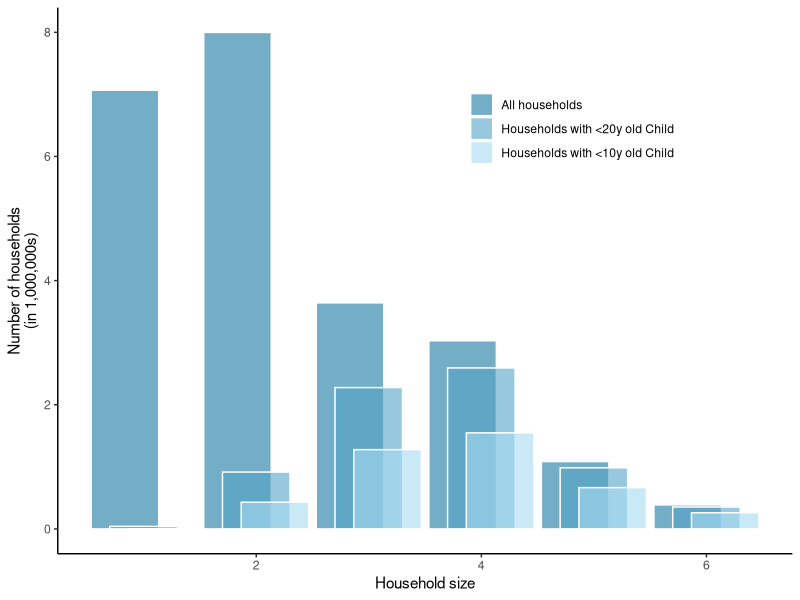
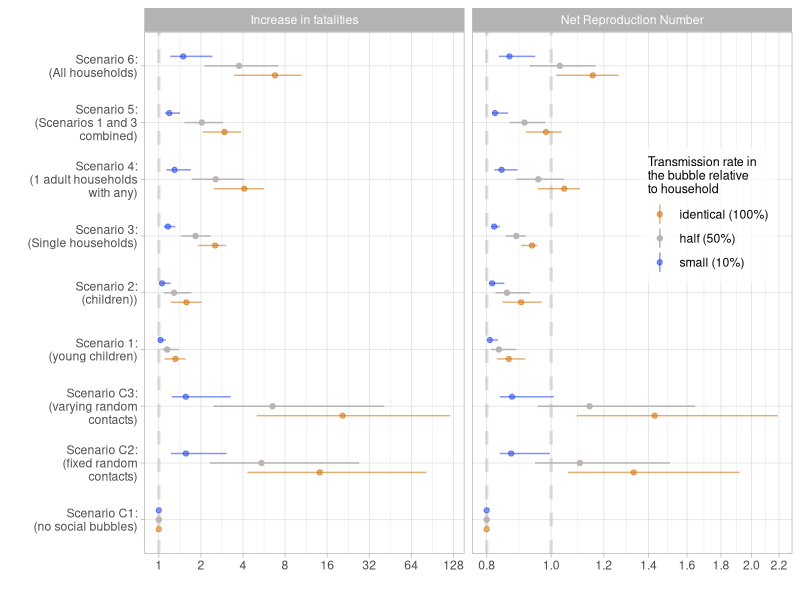
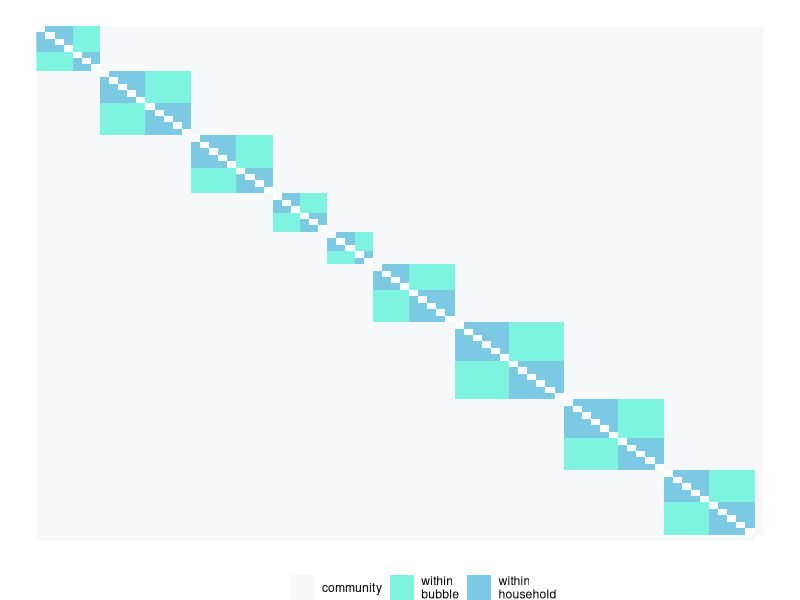
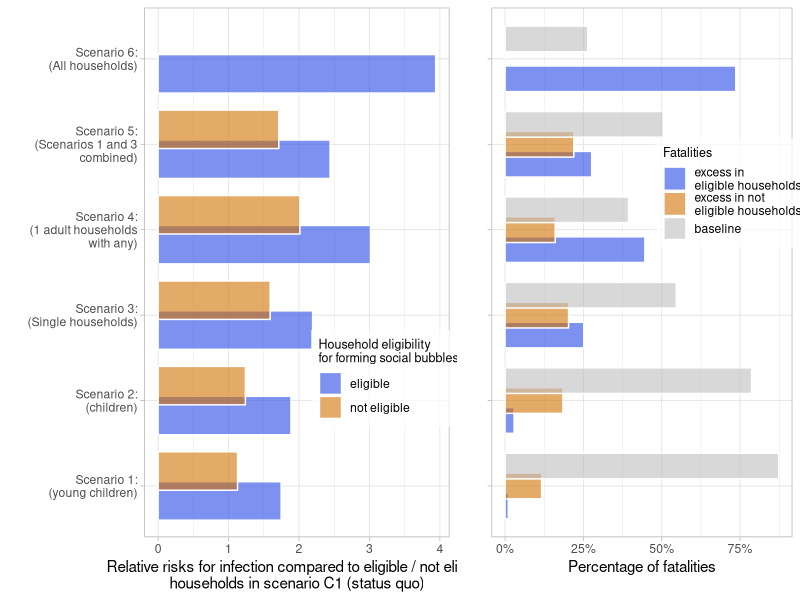
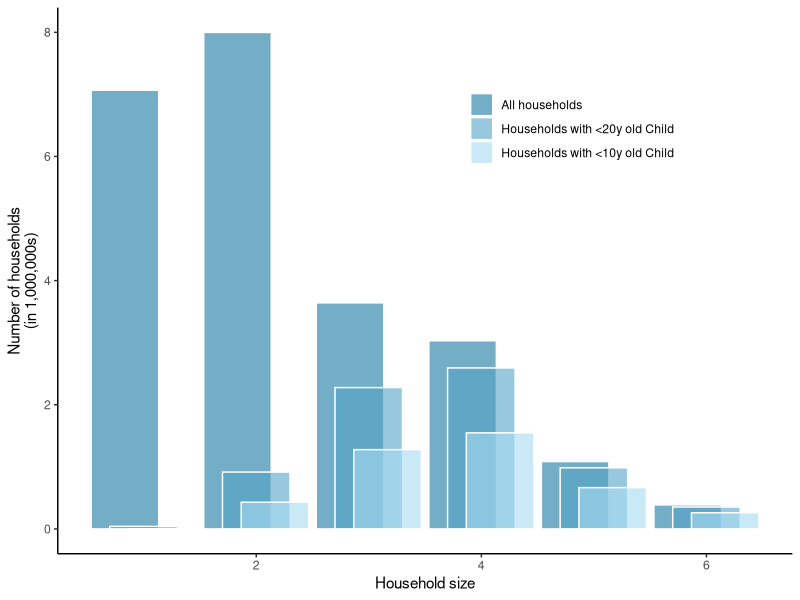
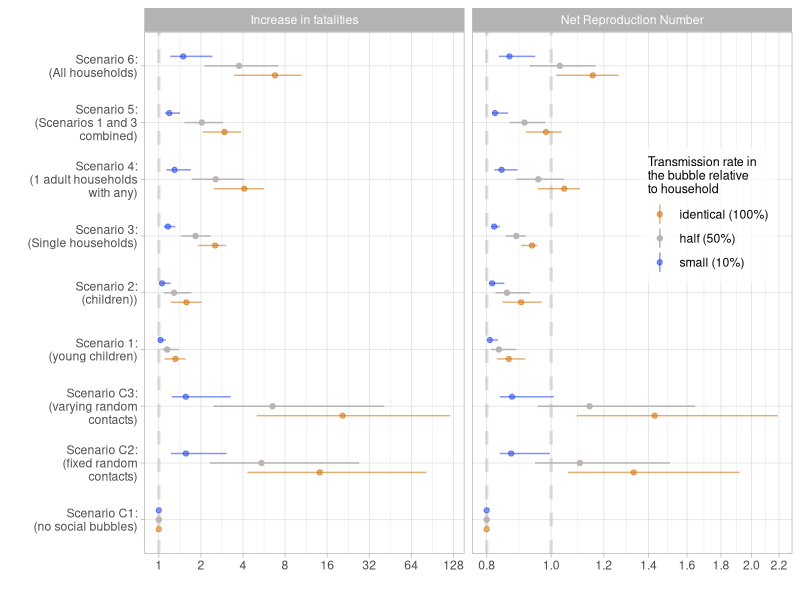
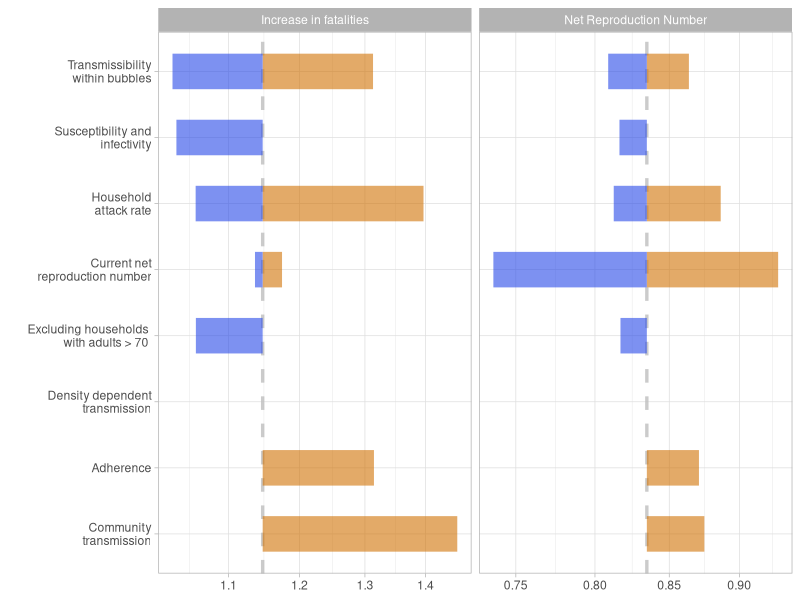
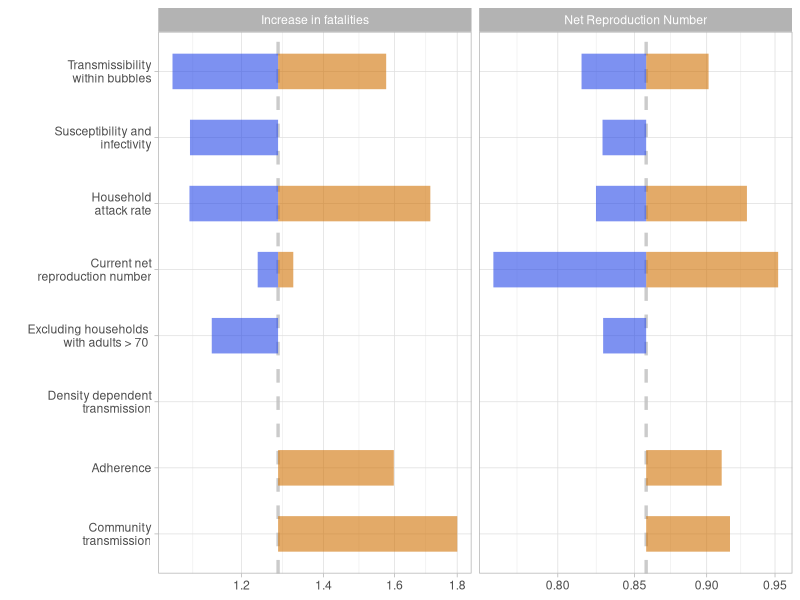

Source code (R) for these figures, in order:
#########
# plotting scripts 
# for "The effectiveness of social bubbles as part of a Covid-19 lockdown exit strategy, a modelling study"
# by Leng et al
# author: Stefan Flasche


########################
#load packages
########################
require(reshape2)
require(tidyverse)
require(gridExtra)

########################
#read in data
########################
read.csv("HH.csv") %>% 
  melt(id = "Household.size") -> dt
read.csv("Tab_Rcurrent.csv") %>%
  select(-(12:14)) %>%                            
  rbind(read.csv("Tab_Dcurrent.csv") %>%
          mutate(Outcome = "Disease incidence increase")) %>% 
  mutate(Outcome = gsub("Disease incidence increase","Increase in fatalities",Outcome)) %>%
  mutate(Outcome = gsub("Fatality Incidence Increase","Increase in fatalities",Outcome))->  dt.res    


########################
#plot Household sizes
########################
# av HH size
dt %>%
  group_by(variable) %>% summarise(avHHsize=sum(Household.size*value)/sum(value))

# proportion of HHs
dt %>%
  mutate(People = Household.size*value) %>%
  group_by(variable) %>% summarise(value= sum(value),
                                   People = sum(People))

#refactor
dt$variable = factor(dt$variable, c("All", "Children..20", "Children..10"))
Cat.names.replace = c("All"="All\nhouseholds", "Children..20"="Households with\n <20y old Child", "Children..10"="Households with\n <10y old Child")
Cat.names=c("All households", "Households with <20y old Child", "Households with <10y old Child")

# plot
dt %>%
  ggplot(aes(x=Household.size,y=value/1000000, fill=variable)) +
  geom_bar(stat = "identity", alpha=.6, position=position_dodge(width = .5), width = 1.8, color = "white") +
  scale_fill_manual(labels = Cat.names,
                    values=c("#1677a1","#54a4c7", "#a7dbf2")) +
  labs(x = "Household size", y = "Number of households\n(in 1,000,000s)", fill="") + 
  theme_classic() + theme(legend.position = c(0.7, 0.8))
ggsave("main_HHdistr.pdf", units = "cm", width = 14, height = 10)


########################
#plot Rs and deaths
########################
#filter for only the base case results
dt.res %>%
  filter(Parameter_set == "LSHTM" & 
           R_init == .8 &
           Mean_field_assumption == "Household" &
           Compliance == "Compliance") %>%
  mutate(TauB = fct_relevel(TauB, "identical", "half", "small")) -> dt.mainres

hline.dat <- data.frame(Outcome = c("Net Reproduction Number","Net Reproduction Number","Increase in fatalities"),
                        threshold = c(.8,1,1))

my_breaks <- function(x) { if (max(x) < 5) c(.8,1,1.2,1.4,1.6,1.8,2,2.2) else c(1,2,4,8,16,32,64,128) }

dt.mainres$Scenario = factor(dt.mainres$Scenario, c("C1", "C2", "C3","1", "2","3","4","5","6"))


dt.mainres %>% 
  ggplot(aes(x=Scenario, y=value, ymin=value_lo, ymax=value_hi, color=TauB)) +
  geom_hline(data = hline.dat, aes(yintercept = threshold), color = "grey", alpha=0.5, lty="dashed", lwd=1.15) +  
  geom_linerange(position = position_dodge(.5)) +
  geom_point(position = position_dodge(.5)) +
  labs(x="", y="", color="Transmission rate in\nthe bubble relative\nto household")+
  scale_color_manual(values = c("#d1720490","#bab5b3","#2748e890"),
                     labels = c("identical (100%)", "half (50%)", "small (10%)" )) +
  theme_light() + theme(legend.position = c(0.87, 0.65),
                        legend.background = element_rect(fill=alpha('white', 0.7)),
                        legend.title=element_text(size=9)) + 
  coord_flip() +
  scale_y_log10(breaks = my_breaks)+
  facet_grid(.~Outcome, scales = "free_x") +
  scale_x_discrete(labels = c("Scenario C1:\n(no social bubbles)",
                              "Scenario C2:\n(fixed random\ncontacts)",
                              "Scenario C3:\n(varying random\ncontacts)",
                              "Scenario 1:\n(young children)",
                              "Scenario 2:\n(children))",
                              "Scenario 3:\n(Single households)",
                              "Scenario 4:\n(1 adult households\nwith any)",
                              "Scenario 5:\n(Scenarios 1 and 3\ncombined)",
                              "Scenario 6:\n(All households)"))
ggsave("main_results.pdf", units = "cm", width = 18, height = 12)


########################
#extract effectiveness of bubbles
########################

dt.res %>% 
  gather(SAR, value, -(Outcome:Scenario_lab)) %>%
  select(-c("Scenario_lab")) %>%
  filter(Scenario %in% c("C1","C2","C3","6")) %>%
  spread(Scenario,value) %>%
  mutate(C2Increase = 1-`6`/`C2`,
         C3Increase = 1-`6`/`C3`) -> dt.eff

dt.eff %>%
  filter(Parameter_set %in% c("LSHTM","Warwick") & 
           R_init == .8 &
           Mean_field_assumption == "Household" &
           Compliance == "Compliance" &
           Outcome == "Increase in fatalities" &
           SAR == "value" &
           TauB == "half")


########################
#plot Tornado
########################
for(i in c("1","2","3","4","5","6","C2","C3")){
  data.frame(list(Outcome=NA, 
                  Scenario=NA, 
                  val.lo=1, 
                  val=1, 
                  val.hi=1)) %>%
    rbind(c("Net Reproduction Number","tauB",
            dt.res %>% filter(Scenario==i, Outcome=="Net Reproduction Number", Parameter_set=="LSHTM", Compliance=="Compliance", Mean_field_assumption=="Household",R_init==.8, TauB=="small") %>% select(value) %>% as.numeric(),
            dt.res %>% filter(Scenario==i, Outcome=="Net Reproduction Number", Parameter_set=="LSHTM", Compliance=="Compliance", Mean_field_assumption=="Household",R_init==.8, TauB=="half") %>% select(value) %>% as.numeric(),
            dt.res %>% filter(Scenario==i, Outcome=="Net Reproduction Number", Parameter_set=="LSHTM", Compliance=="Compliance", Mean_field_assumption=="Household",R_init==.8, TauB=="identical") %>% select(value) %>% as.numeric())) %>%
    rbind(c("Net Reproduction Number","SAR",
            dt.res %>% filter(Scenario==i, Outcome=="Net Reproduction Number", Parameter_set=="LSHTM", Compliance=="Compliance", Mean_field_assumption=="Household",R_init==.8, TauB=="half") %>% select(value_lo) %>% as.numeric(),
            dt.res %>% filter(Scenario==i, Outcome=="Net Reproduction Number", Parameter_set=="LSHTM", Compliance=="Compliance", Mean_field_assumption=="Household",R_init==.8, TauB=="half") %>% select(value) %>% as.numeric(),
            dt.res %>% filter(Scenario==i, Outcome=="Net Reproduction Number", Parameter_set=="LSHTM", Compliance=="Compliance", Mean_field_assumption=="Household",R_init==.8, TauB=="half") %>% select(value_hi) %>% as.numeric())) %>%
    rbind(c("Net Reproduction Number","SusTrans",
            dt.res %>% filter(Scenario==i, Outcome=="Net Reproduction Number", Parameter_set=="Warwick", Compliance=="Compliance", Mean_field_assumption=="Household",R_init==.8, TauB=="half") %>% select(value) %>% as.numeric(),
            dt.res %>% filter(Scenario==i, Outcome=="Net Reproduction Number", Parameter_set=="LSHTM", Compliance=="Compliance", Mean_field_assumption=="Household",R_init==.8, TauB=="half") %>% select(value) %>% as.numeric(),
            NA)) %>%
    rbind(c("Net Reproduction Number","Excluding Elderly",
            dt.res %>% filter(Scenario==i, Outcome=="Net Reproduction Number", Parameter_set=="LSHTM", Compliance=="Excluding Elderly", Mean_field_assumption=="Household",R_init==.8, TauB=="half") %>% select(value) %>% as.numeric(),
            dt.res %>% filter(Scenario==i, Outcome=="Net Reproduction Number", Parameter_set=="LSHTM", Compliance=="Compliance", Mean_field_assumption=="Household",R_init==.8, TauB=="half") %>% select(value) %>% as.numeric())) %>%
    rbind(c("Net Reproduction Number","Rinit",
            dt.res %>% filter(Scenario==i, Outcome=="Net Reproduction Number", Parameter_set=="LSHTM", Compliance=="Compliance", Mean_field_assumption=="Household",R_init==.7, TauB=="half") %>% select(value) %>% as.numeric(),
            dt.res %>% filter(Scenario==i, Outcome=="Net Reproduction Number", Parameter_set=="LSHTM", Compliance=="Compliance", Mean_field_assumption=="Household",R_init==.8, TauB=="half") %>% select(value) %>% as.numeric(),
            dt.res %>% filter(Scenario==i, Outcome=="Net Reproduction Number", Parameter_set=="LSHTM", Compliance=="Compliance", Mean_field_assumption=="Household",R_init==.9, TauB=="half") %>% select(value) %>% as.numeric(),
            NA)) %>%
    rbind(c("Net Reproduction Number","Compliance",
            NA,
            dt.res %>% filter(Scenario==i, Outcome=="Net Reproduction Number", Parameter_set=="LSHTM", Compliance=="Compliance", Mean_field_assumption=="Household",R_init==.8, TauB=="half") %>% select(value) %>% as.numeric(),
            dt.res %>% filter(Scenario==i, Outcome=="Net Reproduction Number", Parameter_set=="LSHTM", Compliance=="Non-compliance", Mean_field_assumption=="Household",R_init==.8, TauB=="half") %>% select(value) %>% as.numeric())) %>% 
    rbind(c("Net Reproduction Number","CommTrans",
            NA,
            dt.res %>% filter(Scenario==i, Outcome=="Net Reproduction Number", Parameter_set=="LSHTM", Compliance=="Compliance", Mean_field_assumption=="Household",R_init==.8, TauB=="half") %>% select(value) %>% as.numeric(),
            dt.res %>% filter(Scenario==i, Outcome=="Net Reproduction Number", Parameter_set=="LSHTM", Compliance=="Compliance", Mean_field_assumption=="Individual",R_init==.8, TauB=="half") %>% select(value) %>% as.numeric())) %>%
    rbind(c("Net Reproduction Number","Density",
            NA,
            dt.res %>% filter(Scenario==i, Outcome=="Net Reproduction Number", Parameter_set=="LSHTM", Compliance=="Compliance", Mean_field_assumption=="Household",R_init==.8, TauB=="half") %>% select(value) %>% as.numeric(),
            dt.res %>% filter(Scenario==i, Outcome=="Net Reproduction Number", Parameter_set=="LSHTM", Compliance=="density", Mean_field_assumption=="Household",R_init==.8, TauB=="half") %>% select(value) %>% as.numeric())) %>%

    rbind(c("Increase in fatalities","tauB",
            dt.res %>% filter(Scenario==i, Outcome=="Increase in fatalities", Parameter_set=="LSHTM", Compliance=="Compliance", Mean_field_assumption=="Household",R_init==.8, TauB=="small") %>% select(value) %>% as.numeric(),
            dt.res %>% filter(Scenario==i, Outcome=="Increase in fatalities", Parameter_set=="LSHTM", Compliance=="Compliance", Mean_field_assumption=="Household",R_init==.8, TauB=="half") %>% select(value) %>% as.numeric(),
            dt.res %>% filter(Scenario==i, Outcome=="Increase in fatalities", Parameter_set=="LSHTM", Compliance=="Compliance", Mean_field_assumption=="Household",R_init==.8, TauB=="identical") %>% select(value) %>% as.numeric())) %>%
    rbind(c("Increase in fatalities","SAR",
            dt.res %>% filter(Scenario==i, Outcome=="Increase in fatalities", Parameter_set=="LSHTM", Compliance=="Compliance", Mean_field_assumption=="Household",R_init==.8, TauB=="half") %>% select(value_lo) %>% as.numeric(),
            dt.res %>% filter(Scenario==i, Outcome=="Increase in fatalities", Parameter_set=="LSHTM", Compliance=="Compliance", Mean_field_assumption=="Household",R_init==.8, TauB=="half") %>% select(value) %>% as.numeric(),
            dt.res %>% filter(Scenario==i, Outcome=="Increase in fatalities", Parameter_set=="LSHTM", Compliance=="Compliance", Mean_field_assumption=="Household",R_init==.8, TauB=="half") %>% select(value_hi) %>% as.numeric())) %>%
    rbind(c("Increase in fatalities","SusTrans",
            dt.res %>% filter(Scenario==i, Outcome=="Increase in fatalities", Parameter_set=="Warwick", Compliance=="Compliance", Mean_field_assumption=="Household",R_init==.8, TauB=="half") %>% select(value) %>% as.numeric(),
            dt.res %>% filter(Scenario==i, Outcome=="Increase in fatalities", Parameter_set=="LSHTM", Compliance=="Compliance", Mean_field_assumption=="Household",R_init==.8, TauB=="half") %>% select(value) %>% as.numeric(),
            NA)) %>%
    rbind(c("Increase in fatalities","Excluding Elderly",
            dt.res %>% filter(Scenario==i, Outcome=="Increase in fatalities", Parameter_set=="LSHTM", Compliance=="Excluding Elderly", Mean_field_assumption=="Household",R_init==.8, TauB=="half") %>% select(value) %>% as.numeric(),
            dt.res %>% filter(Scenario==i, Outcome=="Increase in fatalities", Parameter_set=="LSHTM", Compliance=="Compliance", Mean_field_assumption=="Household",R_init==.8, TauB=="half") %>% select(value) %>% as.numeric(),
            NA)) %>%
    rbind(c("Increase in fatalities","Rinit",
            dt.res %>% filter(Scenario==i, Outcome=="Increase in fatalities", Parameter_set=="LSHTM", Compliance=="Compliance", Mean_field_assumption=="Household",R_init==.9, TauB=="half") %>% select(value) %>% as.numeric(),
            dt.res %>% filter(Scenario==i, Outcome=="Increase in fatalities", Parameter_set=="LSHTM", Compliance=="Compliance", Mean_field_assumption=="Household",R_init==.8, TauB=="half") %>% select(value) %>% as.numeric(),
            dt.res %>% filter(Scenario==i, Outcome=="Increase in fatalities", Parameter_set=="LSHTM", Compliance=="Compliance", Mean_field_assumption=="Household",R_init==.7, TauB=="half") %>% select(value) %>% as.numeric())) %>%
    rbind(c("Increase in fatalities","CommTrans",
            NA,
            dt.res %>% filter(Scenario==i, Outcome=="Increase in fatalities", Parameter_set=="LSHTM", Compliance=="Compliance", Mean_field_assumption=="Household",R_init==.8, TauB=="half") %>% select(value) %>% as.numeric(),
            dt.res %>% filter(Scenario==i, Outcome=="Increase in fatalities", Parameter_set=="LSHTM", Compliance=="Compliance", Mean_field_assumption=="Individual",R_init==.8, TauB=="half") %>% select(value) %>% as.numeric())) %>%
    rbind(c("Increase in fatalities","Compliance",
            NA,
            dt.res %>% filter(Scenario==i, Outcome=="Increase in fatalities", Parameter_set=="LSHTM", Compliance=="Compliance", Mean_field_assumption=="Household",R_init==.8, TauB=="half") %>% select(value) %>% as.numeric(),
            dt.res %>% filter(Scenario==i, Outcome=="Increase in fatalities", Parameter_set=="LSHTM", Compliance=="Non-compliance", Mean_field_assumption=="Household",R_init==.8, TauB=="half") %>% select(value) %>% as.numeric())) %>%
    rbind(c("Increase in fatalities","Density",
            NA,
            dt.res %>% filter(Scenario==i, Outcome=="Increase in fatalities", Parameter_set=="LSHTM", Compliance=="Compliance", Mean_field_assumption=="Household",R_init==.8, TauB=="half") %>% select(value) %>% as.numeric(),
            dt.res %>% filter(Scenario==i, Outcome=="Increase in fatalities", Parameter_set=="LSHTM", Compliance=="density", Mean_field_assumption=="Household",R_init==.8, TauB=="half") %>% select(value) %>% as.numeric())) %>%
    
    
    slice(-1) -> dt.tornado
  
  hline.dat <- data.frame(Outcome = c("Net Reproduction Number","Increase in fatalities"),
                          value = dt.res %>% filter(Scenario==i, Parameter_set=="LSHTM", Compliance=="Compliance", Mean_field_assumption=="Household",R_init==.8, TauB=="half") %>% select(value) %>% c())
  my_breaks <- function(x) { if (max(x) > 8) c(1, 2, 4, 8, 16, 32) else if (max(x) > 3) c(1,2,3,4,5,6,7,8) else if (max(x) > 2) c(1, 1.2, 1.6, 2.0, 2.4) else if (max(x) > 1.5) c(1, 1.2, 1.4, 1.6, 1.8) else if (max(x) > 1.1) c(0.8, 0.9, 1.0, 1.1, 1.2, 1.3, 1.4) else c(0.7, 0.75, 0.8, 0.85, 0.9, 0.95, 1, 1.05, 1.1, 1.2, 1.4, 1.6) }
  my_labs <- c("Community\ntransmission",
              "Adherence", 
              "Density dependent\ntransmission",
               "Excluding households \n with adults > 70 ",
               "Current net\nreproduction number",
               "Household\nattack rate",
               "Susceptibility and\ninfectivity",
               "Transmissibility\nwithin bubbles")
  
  if(i %in% c("C2", "C3")){
    dt.tornado %>%
      filter(Scenario != "Compliance") -> dt.tornado
    
    dt.tornado %>%
      filter(Scenario != "Excluding Elderly") -> dt.tornado
    
    my_labs = my_labs[-2]
    my_labs = my_labs[-3]
  }
  
  dt.tornado %>%
    ggplot(aes(x = Scenario)) +
    geom_hline(data = hline.dat, aes(yintercept = value), color = "grey", alpha=0.8, lty="dashed", lwd=1.15) +
    geom_linerange(aes(ymin=as.numeric(val), ymax=as.numeric(val.hi)), color="#d17204", lwd=12, alpha=.6)+
    geom_linerange(aes(ymin=as.numeric(val.lo), ymax=as.numeric(val)), color="#2748e8", lwd=12, alpha=.6)+
    facet_grid(.~Outcome, scales = "free")+
    coord_flip() +
    xlab("")+
    theme_light()+
    scale_x_discrete(labels = my_labs) +
    scale_y_log10(breaks = my_breaks)
  ggsave(paste0("main_tornado_Scenario_",i,".pdf"), units = "cm", width = 17, height = 9.5)
}



########################
# create contact matrix for plotting
########################
N=80
Nh=4
p=1/5
p2=1/3
M1 = matrix(rep(1/N,N^2),N) #community
M2 = matrix(rep(0,N^2),N) # HH
M3 = matrix(rep(0,N^2),N) # bubble
i=1
HHsize=Nh
c="tick"
Bsize=NULL
while((i+HHsize-1)<=N){
  M2[i:(i+HHsize-1),i:(i+HHsize-1)] = p
  i=i+HHsize
  if (c=="tick"){
    c="toc"
    Bsize=c(Bsize,HHsize)
  }else{
    c="tick"
    Bsize[length(Bsize)] = Bsize[length(Bsize)]+HHsize
  }
  HHsize = sample(2:6,1)
}
BBsize = cumsum(Bsize)
BBsize.lo = c(1,BBsize[1:(length(BBsize)-1)]+1)
for (i in 1:length(BBsize)){
  M3[BBsize.lo[i]:BBsize[i],BBsize.lo[i]:BBsize[i]] = p2
}

M=M1+M2+M3 
diag(M)=0
rotate <- function(x) t(apply(x, 2, rev))

#display matrix
plot=T
if(plot){
  M %>% 
    rotate() %>%
    melt() %>%
    ggplot(aes(x=Var1, y=Var2, fill=as.character(value))) +
    geom_raster() +
    theme_void() +
    labs(x="", y="", fill="") +
    scale_fill_manual(values=c("white","#f2f4f599","#28ebca99","#24a5d199"),
                      labels = c("","community","within\nbubble","within\nhousehold")) +
    theme(legend.position = "bottom")
}
ggsave("main_bubblematrix.pdf", units = "cm", width = 11, height = 12)



########################
# Plot fatality equity
########################


read.csv("Fatality_increase_current.csv") %>%
  melt(id="Scenario") -> dt.fat

dt.fat %>%
  filter(variable %in% c("K_over_M", "L_over_N")) %>%
  ggplot(aes(x=Scenario, y=value, fill=variable)) +
  geom_bar(stat="identity", position = position_dodge(.7), alpha=.6, color="white") +
  scale_fill_manual(labels=c("eligible","not eligible"),
                    values=c("#2748e8","#d17204"))+
  scale_x_discrete(labels = c("Scenario 1:\n(young children)",
                              "Scenario 2:\n(children)",
                              "Scenario 3:\n(Single households)",
                              "Scenario 4:\n(1 adult households\nwith any)",
                              "Scenario 5:\n(Scenarios 1 and 3\ncombined)",
                              "Scenario 6:\n(All households)")) +
  coord_flip()+
  labs(x="",
       y="Relative risks for infection compared to eligible / not eligible\nhouseholds in scenario C1 (status quo)",
       fill="Household eligibility\nfor forming social bubbles") +
  theme_light() + theme(legend.position = c(0.8, 0.3),
                        legend.background = element_rect(fill=alpha('white', 0.7)),
                        legend.title=element_text(size=9)) -> p1

dt.fat %>%
  filter(variable %in% c("PAF_B", "PAF_C","PAF_C1")) %>%
  ggplot(aes(x=Scenario, y=value, fill=variable)) +
  geom_bar(stat="identity", position = position_dodge(.7), alpha=.6, color="white") +
  scale_fill_manual(labels=c("excess in\neligible households","excess in not\neligible households","baseline"),
                    values=c("#2748e8","#d17204","grey"))+
  scale_x_discrete(labels = c("",
                              "",
                              "",
                              "",
                              "",
                              "")) +
  scale_y_continuous(labels = scales::percent) +
  coord_flip()+
  labs(x="",
       y="Percentage of fatalities\n ",
       fill="Fatalities") +
  theme_light() + theme(legend.position = c(0.8, 0.65),
                        legend.background = element_rect(fill=alpha('white', 0.7)),
                        legend.title=element_text(size=9)) -> p2

grid.arrange(p1,p2,nrow=1, widths=c(1,0.75)) -> p3
ggsave("main_fatalityequity.pdf", p3, units = "cm", width = 24, height = 10)
